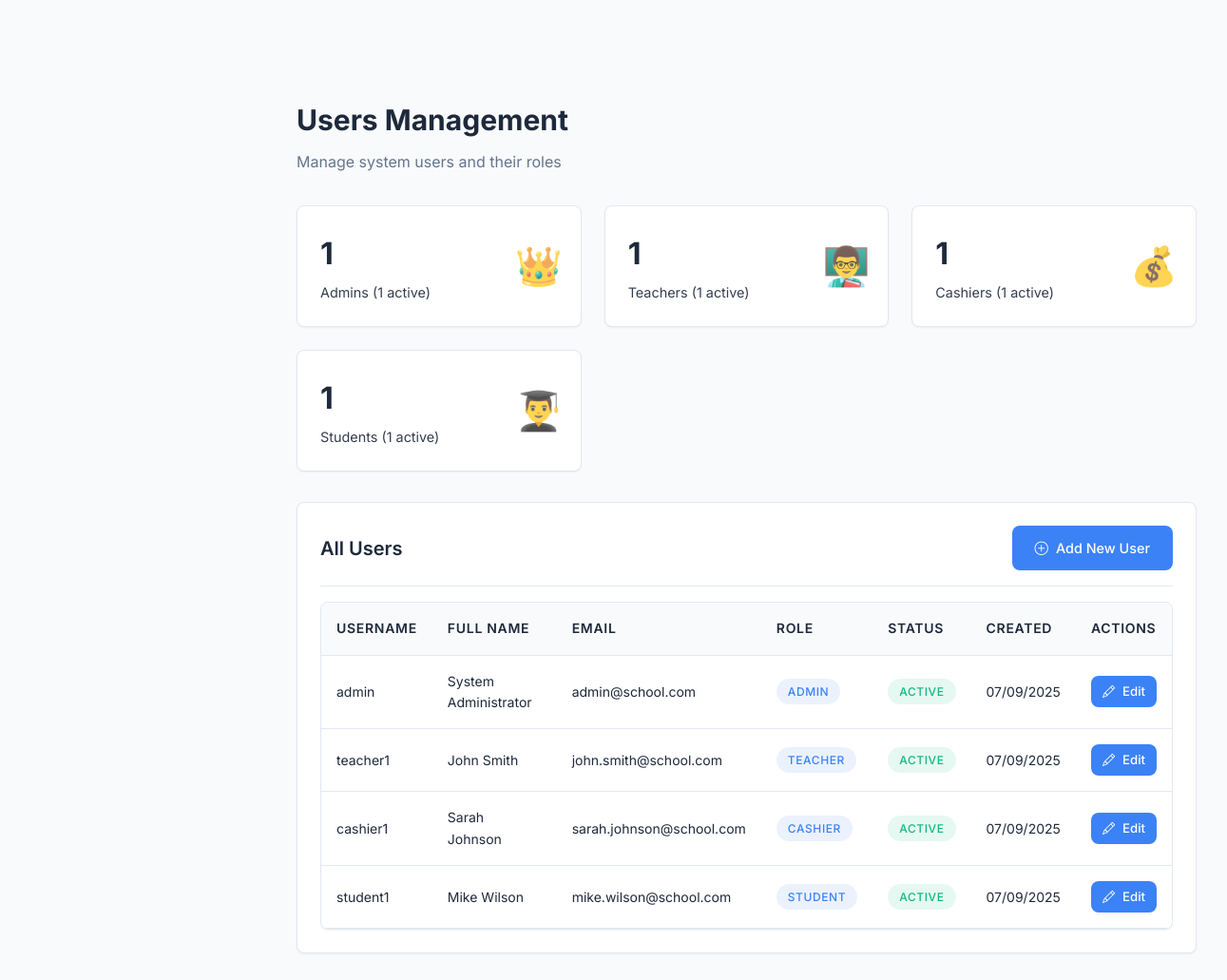
The app's page /school_management_system/admin/users.php (signed in) with its own data.
### tables this page shows
CREATE TABLE users (
    id INT PRIMARY KEY AUTO_INCREMENT,
    username VARCHAR(50) UNIQUE NOT NULL,
    password VARCHAR(255) NOT NULL,
    role ENUM('admin', 'teacher', 'cashier', 'student') NOT NULL,
    email VARCHAR(100),
    full_name VARCHAR(100) NOT NULL,
    is_active TINYINT DEFAULT 1,
    created_at TIMESTAMP DEFAULT CURRENT_TIMESTAMP,
    updated_at TIMESTAMP DEFAULT CURRENT_TIMESTAMP ON UPDATE CURRENT_TIMESTAMP
);

### school_management_system/admin/users.php (the view, shortened to what this page needs)
<?php
require_once '../config/database.php';
$action = $_GET['action'] ?? 'list';
try {
    $stmt = $pdo->prepare("SELECT * FROM users ORDER BY role, full_name");
    $stmt->execute();
    $users = $stmt->fetchAll();
} catch (Exception $e) {
    $users = [];
    $error_message = 'Error fetching users: ' . $e->getMessage();
}
try {
    $stmt = $pdo->prepare("
        SELECT
            role,
            COUNT(*) as count,
            SUM(CASE WHEN is_active = 1 THEN 1 ELSE 0 END) as active_count
        FROM users
        GROUP BY role
    ");
    $stmt->execute();
    $user_stats = [];
    while ($row = $stmt->fetch()) {
        $user_stats[$row['role']] = $row;
    }
} catch (Exception $e) {
    $user_stats = [];
}
?>
<!DOCTYPE html>
<html lang="en">
<head>
    <link rel="stylesheet" href="../assets/css/style.css">
    <link rel="stylesheet" href="https://cdn.jsdelivr.net/npm/bootstrap-icons@1.11.0/font/bootstrap-icons.css">
</head>
<body>
    <div class="wrapper">
        <div class="main-content">
            <div class="content-wrapper">
                <div class="page-header">
                    <h1 class="page-title">Users Management</h1>
                    <p class="page-subtitle">Manage system users and their roles</p>
                </div>
                <?php if ($action == 'list'): ?>
                    <div class="stats-grid">
                        <?php
                        $role_icons = [
                            'admin' => '👑',
                            'teacher' => '👨‍🏫',
                            'cashier' => '💰',
                            'student' => '👨‍🎓'
                        ];
                        ?>
                        <?php foreach (['admin', 'teacher', 'cashier', 'student'] as $role): ?>
                            <?php $stats = $user_stats[$role] ?? ['count' => 0, 'active_count' => 0]; ?>
                            <div class="stat-card">
                                <div class="stat-content">
                                    <h3><?php echo $stats['count']; ?></h3>
                                    <p><?php echo ucfirst($role) . 's'; ?> (<?php echo $stats['active_count']; ?> active)</p>
                                </div>
                                <div class="stat-icon">
                                    <?php echo $role_icons[$role]; ?>
                                </div>
                            </div>
                        <?php endforeach; ?>
                    </div>
                    <div class="card">
                        <div class="card-header">
                            <h3 class="card-title">All Users</h3>
                            <a href="?action=add" class="btn btn-primary">
                                <i class="bi bi-plus-circle"></i>Add New User
                            </a>
                        </div>
                        <div class="table-container">
                            <table class="table">
                                <thead>
                                    <tr>
                                        <th>Username</th>
                                        <th>Full Name</th>
                                        <th>Email</th>
                                        <th>Role</th>
                                        <th>Status</th>
                                        <th>Created</th>
                                        <th>Actions</th>
                                    </tr>
                                </thead>
                                <tbody>
                                    <?php if (empty($users)): ?>
                                        <tr>
                                            <td colspan="7" class="text-center">No users found.</td>
                                        </tr>
                                    <?php else: ?>
                                        <?php foreach ($users as $user): ?>
                                            <tr>
                                                <td><?php echo htmlspecialchars($user['username']); ?></td>
                                                <td><?php echo htmlspecialchars($user['full_name']); ?></td>
                                                <td><?php echo htmlspecialchars($user['email'] ?? ''); ?></td>
                                                <td>
                                                    <span class="badge badge-primary"><?php echo ucfirst($user['role']); ?></span>
                                                </td>
                                                <td>
                                                    <?php if ($user['is_active']): ?>
                                                        <span class="badge badge-success">Active</span>
                                                    <?php else: ?>
                                                        <span class="badge badge-danger">Inactive</span>
                                                    <?php endif; ?>
                                                </td>
                                                <td><?php echo date('d/m/Y', strtotime($user['created_at'])); ?></td>
                                                <td>
                                                    <a href="?action=edit&id=<?php echo $user['id']; ?>" class="btn btn-primary btn-sm">
                                                        <i class="bi bi-pencil"></i>Edit
                                                    </a>
                                                </td>
                                            </tr>
                                        <?php endforeach; ?>
                                    <?php endif; ?>
                                </tbody>
                            </table>
                        </div>
                    </div>
                <?php endif; ?>
            </div>
        </div>
    </div>
</body>
</html>

### school_management_system/assets/css/style.css (style rules this page uses)
:root { --primary-color: #3b82f6; --primary-dark: #1d4ed8; --secondary-color: #64748b; --success-color: #10b981; --warning-color: #f59e0b; --danger-color: #ef4444; --light-color: #f8fafc; --dark-color: #1e293b; --border-color: #e2e8f0; --text-primary: #1e293b; --text-secondary: #64748b; --sidebar-width: 280px; --header-height: 70px; --border-radius: 8px; --shadow-sm: 0 1px 2px 0 rgba(0, 0, 0, 0.05); --shadow-md: 0 4px 6px -1px rgba(0, 0, 0, 0.1), 0 2px 4px -1px rgba(0, 0, 0, 0.06); --shadow-lg: 0 10px 15px -3px rgba(0, 0, 0, 0.1), 0 4px 6px -2px rgba(0, 0, 0, 0.05); }
* { margin: 0; padding: 0; box-sizing: border-box; }
body { font-family: 'Inter', sans-serif; background-color: var(--light-color); color: var(--text-primary); line-height: 1.6; font-size: 14px; }
.wrapper { display: flex; width: 100%; align-items: stretch; }
.main-content { flex: 1; margin-left: 280px; padding-top: var(--header-height); min-height: 100vh; }
.content-wrapper { padding: 2rem; }
.page-header { margin-bottom: 2rem; }
.page-title { font-size: 2rem; font-weight: 600; color: var(--text-primary); margin-bottom: 0.5rem; }
.page-subtitle { color: var(--text-secondary); margin-bottom: 0; }
.stats-grid { display: grid; grid-template-columns: repeat(auto-fit, minmax(250px, 1fr)); gap: 1.5rem; margin-bottom: 2rem; }
.stat-card { background: white; border-radius: var(--border-radius); padding: 1.5rem; box-shadow: var(--shadow-sm); border: 1px solid var(--border-color); display: flex; align-items: center; justify-content: space-between; transition: transform 0.3s ease, box-shadow 0.3s ease; }
.stat-content h3 { font-size: 2rem; font-weight: 700; margin-bottom: 0.25rem; }
.stat-content p { font-size: 0.9rem; opacity: 0.9; margin-bottom: 0; }
.stat-icon { font-size: 2.5rem; opacity: 0.8; }
.page-title { font-size: 1.875rem; font-weight: 700; color: var(--text-primary); margin-bottom: 0.5rem; }
.page-subtitle { color: var(--text-secondary); font-size: 1rem; }
.stat-card { background: white; border-radius: var(--border-radius); padding: 1.5rem; box-shadow: var(--shadow-sm); border: 1px solid var(--border-color); transition: transform 0.3s ease, box-shadow 0.3s ease; }
.stat-icon { width: 40px; height: 40px; border-radius: 50%; display: flex; align-items: center; justify-content: center; color: white; }
.btn { display: inline-flex; align-items: center; gap: 0.5rem; padding: 0.75rem 1.5rem; border: none; border-radius: var(--border-radius); font-size: 0.9rem; font-weight: 500; text-decoration: none; cursor: pointer; transition: all 0.3s ease; text-align: center; }
.btn-primary { background: var(--primary-color); color: white; }
.table-container { background: white; border-radius: var(--border-radius); overflow: hidden; box-shadow: var(--shadow-sm); border: 1px solid var(--border-color); }
.table { width: 100%; border-collapse: collapse; }
.table th, .table td { padding: 1rem; text-align: left; border-bottom: 1px solid var(--border-color); }
.table th { background: var(--light-color); font-weight: 600; color: var(--text-primary); font-size: 0.875rem; text-transform: uppercase; letter-spacing: 0.05em; }
.card { background: white; border-radius: var(--border-radius); padding: 1.5rem; box-shadow: var(--shadow-sm); border: 1px solid var(--border-color); margin-bottom: 1.5rem; }
.card-header { display: flex; justify-content: space-between; align-items: center; margin-bottom: 1rem; padding-bottom: 1rem; border-bottom: 1px solid var(--border-color); }
.card-title { font-size: 1.25rem; font-weight: 600; color: var(--text-primary); }
.badge { display: inline-block; padding: 0.25rem 0.75rem; border-radius: 1rem; font-size: 0.75rem; font-weight: 500; text-transform: uppercase; letter-spacing: 0.05em; }
.badge-primary { background: rgba(59, 130, 246, 0.1); color: var(--primary-color); }
.badge-success { background: rgba(16, 185, 129, 0.1); color: var(--success-color); }
.btn-sm { padding: 0.375rem 0.75rem; font-size: 0.825rem; }

### records on screen
users: username "admin", full_name "System Administrator", email "admin@school.com", role "ADMIN", is_active "ACTIVE", created_at "07/09/2025"
users: username "teacher1", full_name "John Smith", email "john.smith@school.com", role "TEACHER", is_active "ACTIVE", created_at "07/09/2025"
users: username "cashier1", full_name "Sarah Johnson", email "sarah.johnson@school.com", role "CASHIER", is_active "ACTIVE", created_at "07/09/2025"
users: username "student1", full_name "Mike Wilson", email "mike.wilson@school.com", role "STUDENT", is_active "ACTIVE", created_at "07/09/2025"

### other values on screen
$stats['count'] "1"
$role "Admin"
$stats['active_count'] "1"
$role_icons[$role] "👑"
$role "Teacher"
$role_icons[$role] "👨‍🏫"
$role "Cashier"
$role_icons[$role] "💰"
$role "Student"
$role_icons[$role] "👨‍🎓"
